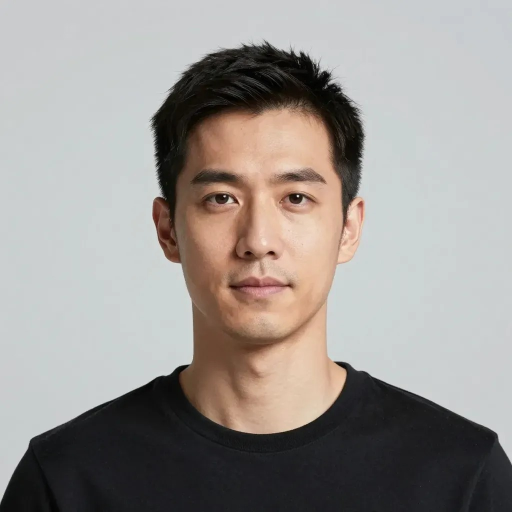
#> input picture fixtures/h3/fictional_man.jpg, 1024 x 1024 px (shown at 1/2 size)
$ python -i realism.py   (imports and definitions only)
#> lines starting #> are read from the running program, lines starting #| are printed output that depends on the picture
#> further down, picture is the input picture: shape (1024, 1024, 3); mean B, G, R 146.6, 150.4, 155.2
"""Post-pass that takes the 'AI-smooth' look off a swapped clip. CPU only, no GPU cost.

Diffusion output is denoised toward retouched averages, so pores and micro-contrast vanish and
sharpening only makes it look waxy. What works: put fine detail and film-like noise back
(luminance-only, so no colour speckle), keep it OFF flat backgrounds, and apply it mostly where
the swapped person is. Original pixels outside the mask are left alone when a mask is given.
"""
import cv2
import numpy as np

import swapkit as sk


def add_texture(frame, mask=None, grain=3.0, detail=0.35, seed=0):
    """frame BGR uint8. grain = sigma of luminance noise (0-8 sensible). detail = local-contrast gain."""
#> called with grain = 3, detail = 0.35, seed = 0
    f = frame.astype(np.float32)
    ycc = cv2.cvtColor(frame, cv2.COLOR_BGR2YCrCb).astype(np.float32)
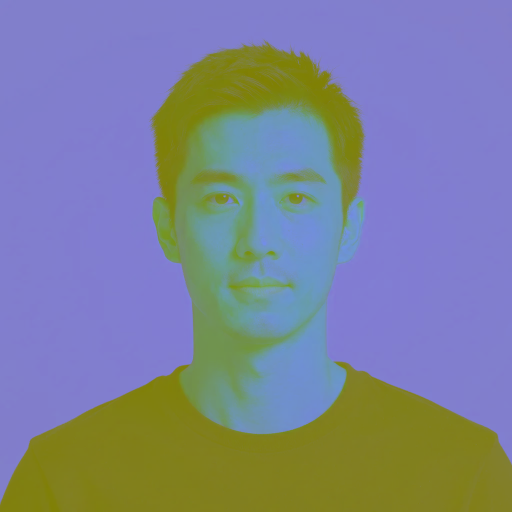
#> ycc: shape (1024, 1024, 3) float32 (shown at 1/2 size); mean B, G, R 152, 131.4, 124.6
    y = ycc[..., 0]
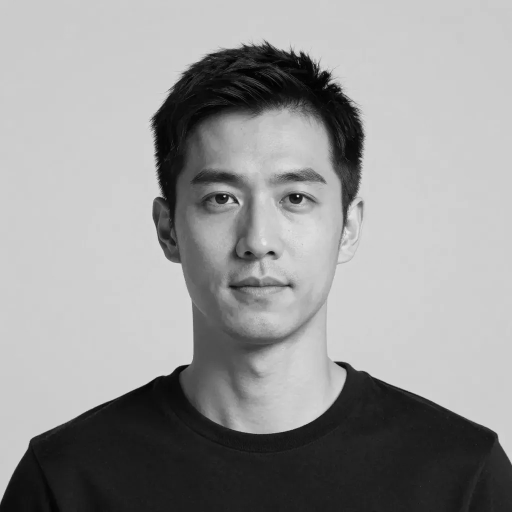
#> y: shape (1024, 1024) float32 (shown at 1/2 size); min 0, max 235, mean 151.4
    if detail:
        # restore micro-contrast: difference between fine and slightly blurred luminance
        fine = y - cv2.GaussianBlur(y, (0, 0), 1.6)
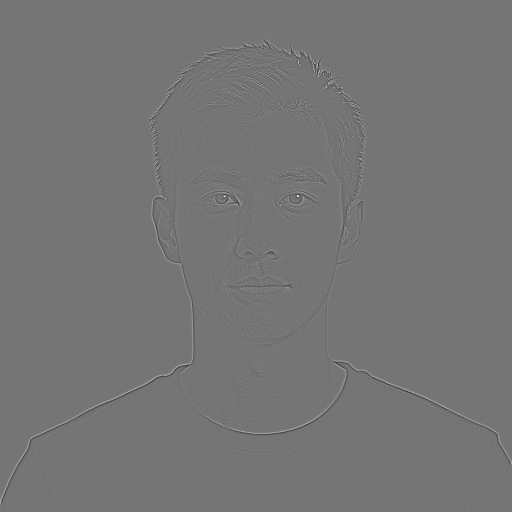
#> fine: shape (1024, 1024) float32 (shown at 1/2 size); min -86.59, max 101.8, mean 0; drawn with min black and max white
        y = y + detail * fine * 2.0
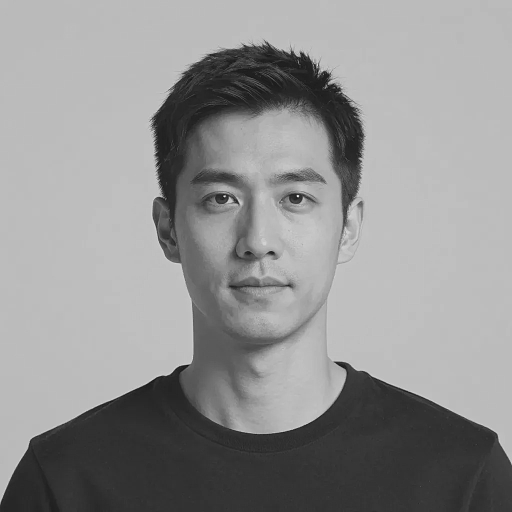
#> y: shape (1024, 1024) float32 (shown at 1/2 size); min -37.14, max 291.4, mean 151.4; drawn with min black and max white
    rng = np.random.default_rng(seed)
    noise = rng.normal(0, grain, y.shape).astype(np.float32)
    noise = cv2.GaussianBlur(noise, (0, 0), 0.6)  # slightly clumped like film, not pixel salt
    # grain strongest in midtones, weaker in deep shadows/highlights
    mid = 1.0 - np.abs(y - 128.0) / 128.0
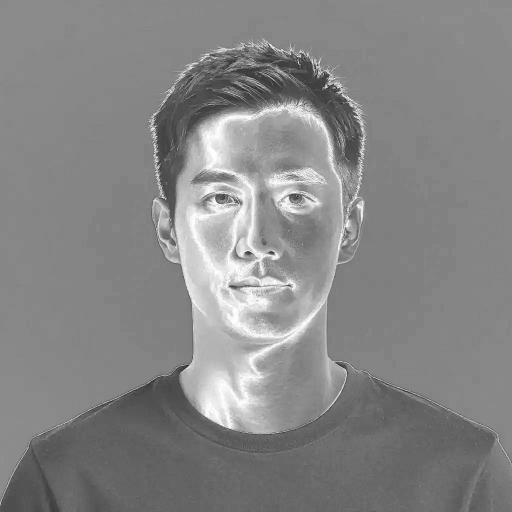
#> mid: shape (1024, 1024) float32 (shown at 1/2 size); min -0.29, max 1, mean 0.39; drawn with min black and max white
    y = y + noise * (0.4 + 0.6 * mid)
    ycc[..., 0] = np.clip(y, 0, 255)
    out = cv2.cvtColor(ycc.round().astype(np.uint8), cv2.COLOR_YCrCb2BGR).astype(np.float32)
    if mask is not None:
        m = mask.astype(np.float32)
        m = (m.max(axis=2) if m.ndim == 3 else m) / 255.0
        m = cv2.GaussianBlur(m, (0, 0), 4)[..., None]
        out = f * (1 - m) + out * m
    return np.clip(out, 0, 255).astype(np.uint8)


def process_video(src, out, mask_video=None, grain=3.0, detail=0.35, seed=0):
    """Apply add_texture per frame (new noise each frame, as real sensors do), keep the audio."""
    info = sk.probe(src)
    tmp = str(out) + ".noaudio.mp4"
    w = sk.Writer(tmp, info["width"], info["height"], info["fps"])
    masks = list(sk.frames(mask_video)) if mask_video else None
    n = 0
    try:
        for i, fr in enumerate(sk.frames(src)):
            m = None
            if masks:
                m = cv2.resize(masks[min(i, len(masks) - 1)], (fr.shape[1], fr.shape[0]))
            w.put(add_texture(fr, m, grain, detail, seed + i))
            n += 1
    finally:
        w.close()
    sk.mux_original_audio(tmp, src, out)
    return n

>>> import cv2
>>> picture = cv2.imread('fixtures/h3/fictional_man.jpg')
>>> result = add_texture(picture)
